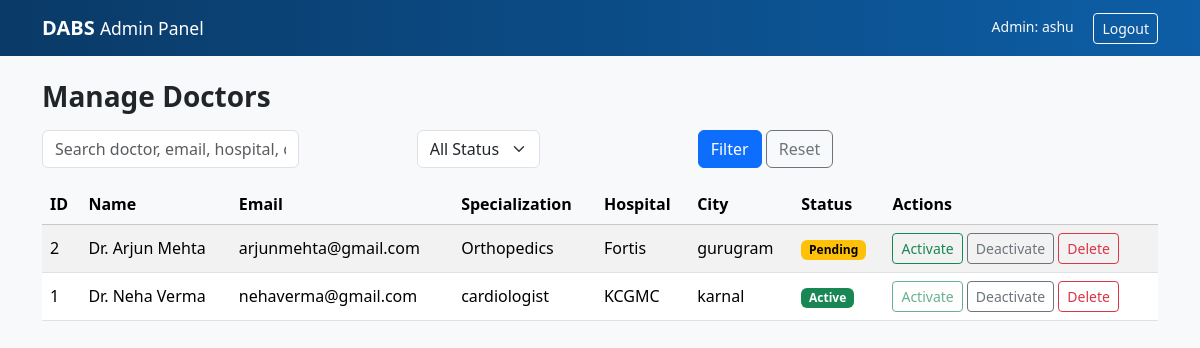
The page /dabs-admin/doctors/ (signed in) on the database as committed earlier.
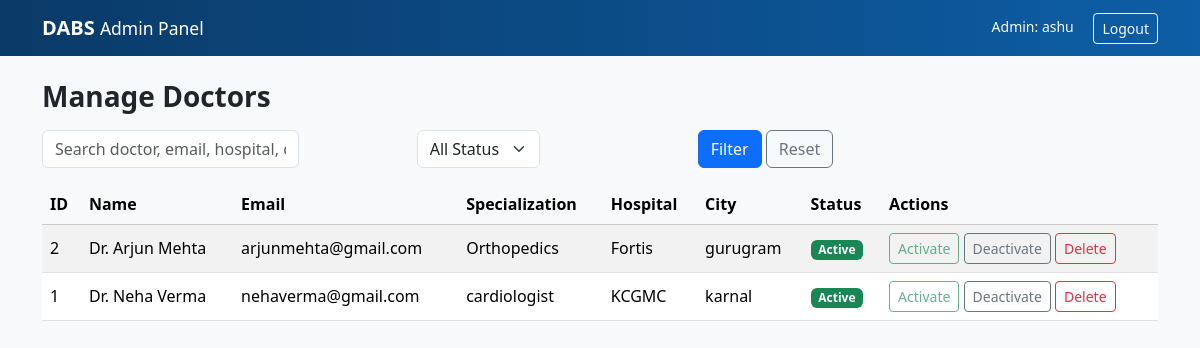
The same page on the database as committed later.
### booking/models.py (models this page shows, shortened)
class DoctorProfile(models.Model):
    STATUS_CHOICES = [
        ('Pending', 'Pending'),
        ('Active', 'Active'),
        ('Inactive', 'Inactive'),
    ]
    user = models.ForeignKey(User, on_delete=models.CASCADE)
    registration_no = models.CharField(max_length=50)
    specialization = models.CharField(max_length=80)
    experience_years = models.PositiveIntegerField(default=0)
    hospital = models.CharField(max_length=120)
    city = models.CharField(max_length=80)
    slot_preference = models.CharField(max_length=120)
    fee = models.DecimalField(max_digits=8, decimal_places=2, null=True, blank=True)
    bio = models.TextField()
    status = models.CharField(max_length=10, choices=STATUS_CHOICES, default='Pending')
    created_at = models.DateTimeField(auto_now_add=True)
    working_days = models.CharField(max_length=100, blank=True)  # e.g. "Mon–Fri"
    clinic_start_time = models.TimeField(null=True, blank=True)
    clinic_end_time = models.TimeField(null=True, blank=True)
    break_start_time = models.TimeField(null=True, blank=True)
    break_end_time = models.TimeField(null=True, blank=True)
    slot_minutes = models.PositiveIntegerField(null=True, blank=True)
    schedule_notes = models.TextField(blank=True)
    schedule_published = models.BooleanField(default=False)

### booking/views.py (the view, shortened to what this page needs)
# urls.py: path('dabs-admin/doctors/', views.admin_doctors, name='admin_doctors'),
@login_required
def admin_doctors(request):
    if not request.user.is_staff:
        return redirect('home')
    q = request.GET.get('q', '').strip()
    status = request.GET.get('status', '').strip()
    doctors = DoctorProfile.objects.select_related('user').all()
    if status:
        doctors = doctors.filter(status=status)
    doctors = doctors.order_by('user__first_name', 'user__last_name')
    return render(request, 'booking/admin_doctors.html', {
        'doctors': doctors,
        'q': q,
        'status': status,
        'section': 'doctors',   # sidebar highlight
    })

### booking/templates/booking/admin_doctors.html (shortened to what this page needs)
<!doctype html>
<html lang="en">
<head>
  <link href="https://cdn.jsdelivr.net/npm/bootstrap@5.3.3/dist/css/bootstrap.min.css" rel="stylesheet">
</head>
<body class="bg-light">
{% include "booking/admin_navbar.html" %}
<div class="container py-4">
  <h3 class="fw-bold mb-3">Manage Doctors</h3>
  <form class="row g-2 mb-3" method="get">
    <div class="col-md-4">
        <label>
            <input class="form-control"
                   name="q"
                   placeholder="Search doctor, email, hospital, city"
                   value="{{ q }}">
        </label>
    </div>
    <div class="col-md-3">
        <label>
            <select class="form-select" name="status">
              <option value="">All Status</option>
            </select>
        </label>
    </div>
    <div class="col-md-3">
      <button class="btn btn-primary">Filter</button>
      <a class="btn btn-outline-secondary" href=".">Reset</a>
    </div>
  </form>
  <div class="table-responsive">
    <table class="table table-striped align-middle">
      <thead class="table-light">
        <tr>
          <th>ID</th>
          <th>Name</th>
          <th>Email</th>
          <th>Specialization</th>
          <th>Hospital</th>
          <th>City</th>
          <th>Status</th>
          <th>Actions</th>
        </tr>
      </thead>
      <tbody>
      {% for d in doctors %}
        <tr>
          <td>{{ d.id }}</td>
          <td>Dr. {{ d.user.get_full_name }}</td>
          <td>{{ d.user.email }}</td>
          <td>{{ d.specialization }}</td>
          <td>{{ d.hospital }}</td>
          <td>{{ d.city }}</td>
          <td>
            <span class="badge
              {% if d.status == 'Active' %}text-bg-success
              {% elif d.status == 'Pending' or d.status == 'Approved' %}text-bg-warning
              {% elif d.status == 'Rejected' %}text-bg-danger
              {% else %}text-bg-secondary{% endif %}">
              {{ d.status }}
            </span>
          </td>
          <td>
            <form method="post" class="d-inline">
              <button type="submit"
                      name="action"
                      value="activate"
                      class="btn btn-sm btn-outline-success"
                      {% if d.status == 'Active' %}disabled{% endif %}>
                Activate
              </button>
            </form>
            <form method="post" class="d-inline">
              <button type="submit"
                      name="action"
                      value="deactivate"
                      class="btn btn-sm btn-outline-secondary"
                      {% if d.status == 'Inactive' %}disabled{% endif %}>
                Deactivate
              </button>
            </form>
            <form method="post"
                  class="d-inline"
                  onsubmit="return confirm('Delete this doctor profile?');">
              <button type="submit"
                      name="action"
                      value="delete"
                      class="btn btn-sm btn-outline-danger">
                Delete
              </button>
            </form>
          </td>
        </tr>
      {% empty %}
        <tr>
          <td colspan="8" class="text-muted text-center">No doctors found.</td>
        </tr>
      {% endfor %}
      </tbody>
    </table>
  </div>
</div>
</body>
</html>

Rows that differ between the two databases and show on the page:
changed DoctorProfile "Orthopedics": status "Pending" → "Active"
